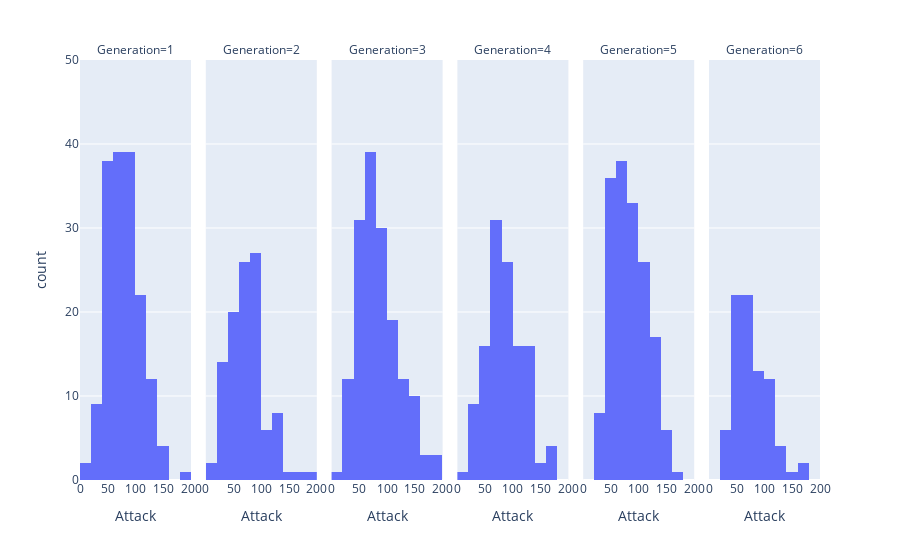

The code cell stored with this chart in its notebook:
### Markdown cell above
### Your turn

Try to interpret the above-mentioned result and calculate example slant ratios for several groups of Pokémon.

### Code cell
#for pokemons from different generations (attack)
import plotly.express as px
fig = px.histogram(df_pokemon,x='Attack', facet_col='Generation', range_x=[0, 200], range_y=[0, 50], nbins=10)
fig.show()
for i in range(1, 7):
    sk = df_pokemon[df_pokemon['Generation'] == i]['Attack'].skew()
    print("skewness for generation", i, ":", sk)

### Figure 1 — Plotly figure (JSON) as saved in the notebook; plotly's stock layout.template omitted (floating-point values rounded to 4 significant figures; data arrays with more than 128 entries replaced by an {"elided": "..."} marker saying what was removed)
{"data": [{"bingroup": "x", "hovertemplate": "Generation=1<br>Attack=%{x}<br>count=%{y}<extra></extra>", "legendgroup": "", "marker": {"color": "#636efa", "pattern": {"shape": ""}}, "name": "", "nbinsx": 10, "orientation": "v", "showlegend": false, "type": "histogram", "x": {"elided": "166 int values"}, "xaxis": "x", "yaxis": "y"}, {"bingroup": "x", "hovertemplate": "Generation=2<br>Attack=%{x}<br>count=%{y}<extra></extra>", "legendgroup": "", "marker": {"color": "#636efa", "pattern": {"shape": ""}}, "name": "", "nbinsx": 10, "orientation": "v", "showlegend": false, "type": "histogram", "x": [49, 62, 82, 52, 64, 84, 65, 80, 105, 46, 76, 30, 50, 20, 35, 60, 90, 90, 38, 58, 40, 25, 30, 20, 40, 50, 75, 40, 55, 75, 95, 80, 20, 50, 100, 75, 35, 45, 55, 70, 30, 75, 65, 45, 85, 65, 65, 85, 75, 60, 72, 33, 80, 65, 90, 70, 75, 85, 125, 80, 120, 95, 130, 150, 10, 125, 185, 95, 80, 130, 40, 50, 50, 100, 55, 65, 105, 55, 40, 80, 60, 90, 90, 95, 60, 120, 80, 95, 20, 35, 95, 30, 63, 75, 80, 10, 85, 115, 75, 64, 84, 134, 164, 90, 130, 100], "xaxis": "x2", "yaxis": "y2"}, {"bingroup": "x", "hovertemplate": "Generation=3<br>Attack=%{x}<br>count=%{y}<extra></extra>", "legendgroup": "", "marker": {"color": "#636efa", "pattern": {"shape": ""}}, "name": "", "nbinsx": 10, "orientation": "v", "showlegend": false, "type": "histogram", "x": {"elided": "160 int values"}, "xaxis": "x3", "yaxis": "y3"}, {"bingroup": "x", "hovertemplate": "Generation=4<br>Attack=%{x}<br>count=%{y}<extra></extra>", "legendgroup": "", "marker": {"color": "#636efa", "pattern": {"shape": ""}}, "name": "", "nbinsx": 10, "orientation": "v", "showlegend": false, "type": "histogram", "x": [68, 89, 109, 58, 78, 104, 51, 66, 86, 55, 75, 120, 45, 85, 25, 85, 65, 85, 120, 30, 70, 125, 165, 42, 52, 29, 59, 79, 69, 94, 30, 80, 45, 65, 105, 35, 60, 48, 83, 100, 50, 80, 66, 76, 136, 60, 125, 55, 82, 30, 63, 93, 24, 89, 80, 25, 5, 65, 92, 70, 90, 130, 170, 85, 70, 110, 145, 72, 112, 50, 90, 61, 106, 100, 49, 69, 20, 62, 92, 132, 120, 70, 85, 140, 100, 123, 95, 50, 76, 110, 60, 95, 130, 80, 125, 165, 55, 100, 80, 50, 65, 65, 65, 65, 65, 75, 105, 125, 120, 120, 90, 160, 100, 120, 70, 80, 100, 90, 100, 103, 120], "xaxis": "x4", "yaxis": "y4"}, {"bingroup": "x", "hovertemplate": "Generation=5<br>Attack=%{x}<br>count=%{y}<extra></extra>", "legendgroup": "", "marker": {"color": "#636efa", "pattern": {"shape": ""}}, "name": "", "nbinsx": 10, "orientation": "v", "showlegend": false, "type": "histogram", "x": {"elided": "165 int values"}, "xaxis": "x5", "yaxis": "y5"}, {"bingroup": "x", "hovertemplate": "Generation=6<br>Attack=%{x}<br>count=%{y}<extra></extra>", "legendgroup": "", "marker": {"color": "#636efa", "pattern": {"shape": ""}}, "name": "", "nbinsx": 10, "orientation": "v", "showlegend": false, "type": "histogram", "x": [61, 78, 107, 45, 59, 69, 56, 63, 95, 36, 56, 50, 73, 81, 35, 22, 52, 50, 68, 38, 45, 65, 65, 100, 82, 124, 80, 48, 48, 48, 80, 110, 150, 50, 52, 72, 48, 80, 54, 92, 52, 105, 60, 75, 53, 73, 38, 55, 89, 121, 59, 77, 65, 92, 58, 50, 50, 75, 100, 80, 70, 110, 66, 66, 66, 66, 90, 85, 95, 100, 69, 117, 30, 70, 131, 131, 100, 100, 160, 110, 160, 110], "xaxis": "x6", "yaxis": "y6"}], "layout": {"annotations": [{"font": {}, "showarrow": false, "text": "Generation=1", "x": 0.075, "xanchor": "center", "xref": "paper", "y": 1, "yanchor": "bottom", "yref": "paper"}, {"font": {}, "showarrow": false, "text": "Generation=2", "x": 0.245, "xanchor": "center", "xref": "paper", "y": 1, "yanchor": "bottom", "yref": "paper"}, {"font": {}, "showarrow": false, "text": "Generation=3", "x": 0.415, "xanchor": "center", "xref": "paper", "y": 1, "yanchor": "bottom", "yref": "paper"}, {"font": {}, "showarrow": false, "text": "Generation=4", "x": 0.585, "xanchor": "center", "xref": "paper", "y": 1, "yanchor": "bottom", "yref": "paper"}, {"font": {}, "showarrow": false, "text": "Generation=5", "x": 0.755, "xanchor": "center", "xref": "paper", "y": 1, "yanchor": "bottom", "yref": "paper"}, {"font": {}, "showarrow": false, "text": "Generation=6", "x": 0.925, "xanchor": "center", "xref": "paper", "y": 1, "yanchor": "bottom", "yref": "paper"}], "barmode": "relative", "legend": {"tracegroupgap": 0}, "margin": {"t": 60}, "xaxis": {"anchor": "y", "domain": [0, 0.15], "range": [0, 200], "title": {"text": "Attack"}}, "xaxis2": {"anchor": "y2", "domain": [0.17, 0.32], "matches": "x", "range": [0, 200], "title": {"text": "Attack"}}, "xaxis3": {"anchor": "y3", "domain": [0.34, 0.49], "matches": "x", "range": [0, 200], "title": {"text": "Attack"}}, "xaxis4": {"anchor": "y4", "domain": [0.51, 0.66], "matches": "x", "range": [0, 200], "title": {"text": "Attack"}}, "xaxis5": {"anchor": "y5", "domain": [0.68, 0.83], "matches": "x", "range": [0, 200], "title": {"text": "Attack"}}, "xaxis6": {"anchor": "y6", "domain": [0.85, 1], "matches": "x", "range": [0, 200], "title": {"text": "Attack"}}, "yaxis": {"anchor": "x", "domain": [0, 1], "range": [0, 50], "title": {"text": "count"}}, "yaxis2": {"anchor": "x2", "domain": [0, 1], "matches": "y", "showticklabels": false}, "yaxis3": {"anchor": "x3", "domain": [0, 1], "matches": "y", "showticklabels": false}, "yaxis4": {"anchor": "x4", "domain": [0, 1], "matches": "y", "showticklabels": false}, "yaxis5": {"anchor": "x5", "domain": [0, 1], "matches": "y", "showticklabels": false}, "yaxis6": {"anchor": "x6", "domain": [0, 1], "matches": "y", "showticklabels": false}}}
